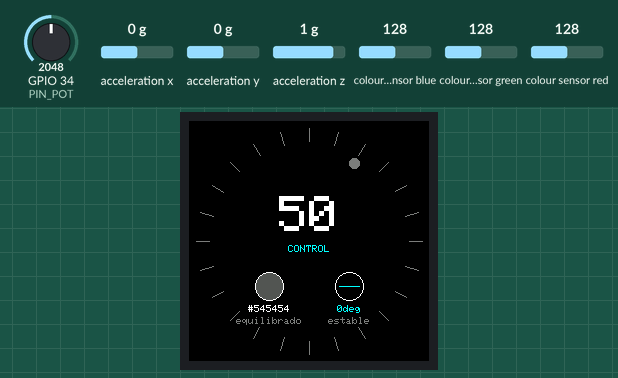
Recording of a sketch running on a simulated ESP32. Shown: 240×240 colour display. The inputs (shaded band) are chosen by the test bench; at power-on: colour sensor blue 128, colour sensor green 128, colour sensor red 128, acceleration y 0 g, GPIO 34 (PIN_POT) = 2048, acceleration x 0 g, acceleration z 1 g (analog values on the 0–4095 scale). WiFi joins after 1.5 s; servers stay silent unless stated; no MQTT or app messages arrive unless stated; what the sketch prints to the serial monitor is not drawn.

Above: at 3.4 s.
3.5 s: colour sensor blue set to 5
At 5.39 s:
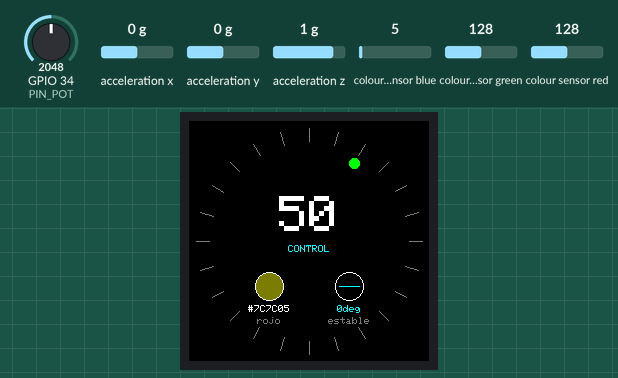
5.5 s: colour sensor green set to 191
At 6.71 s:
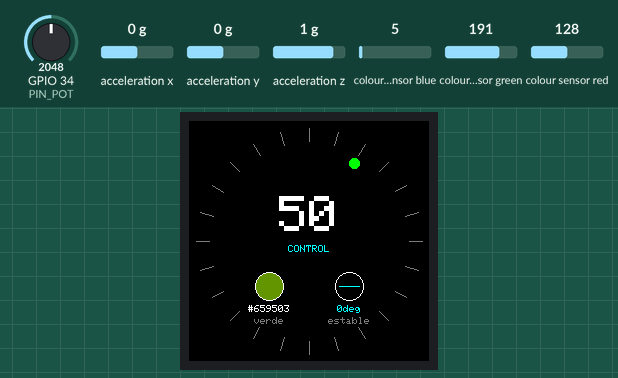
7.4 s: colour sensor red set to 5
At 9.19 s:
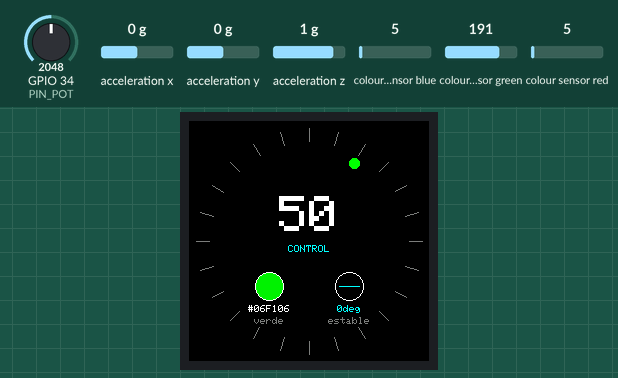
9.3 s: colour sensor green set to 128
At 9.53 s:
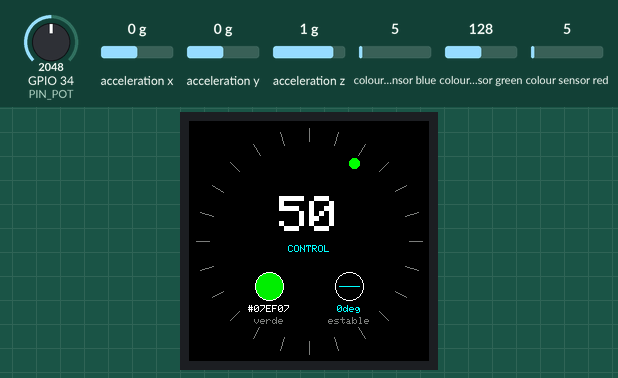
11.5 s: acceleration y set to -1.4 g
At 12.7 s:
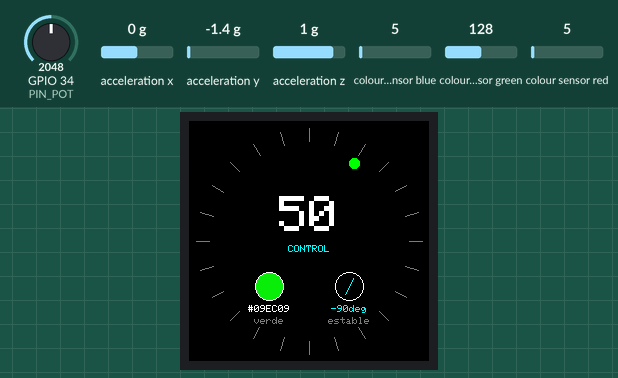
14.5 s: colour sensor blue set to 64
At 17.0 s:
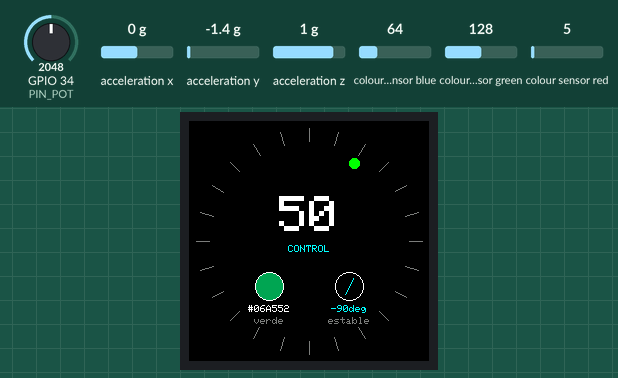
Timing chart, 0 to 17.5 s (numbered marks = the images above; inputs shaded):
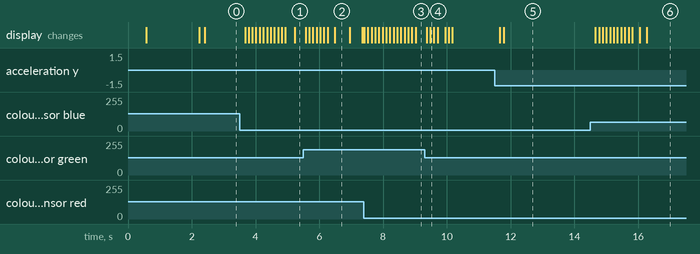

The sketch:

instrumento_esp32_multisensor.ino
```cpp
/*
 * instrumento_esp32_multisensor.ino  (v2 — señales separadas por sensor)
 * -----------------------------------------------------------------
 * Instrumento biométrico de baja resolución — proyecto "Desnaturalización IA"
 *
 * A diferencia de la v1 (que fusionaba todo en una sola intensidad/pico),
 * esta versión publica los 3 sensores como campos INDEPENDIENTES: la
 * decisión de qué distorsión aplicar (glitch, filtro de color, amplitud)
 * se toma en la web, a partir de estos valores.
 *
 *   1) ADXL345 (acelerómetro) -> eje Y convertido a ángulo de inclinación
 *      (-90 a 90°). Se publica el ángulo continuo + una bandera
 *      "cambioBrusco" que se activa cuando la inclinación salta más de
 *      UMBRAL_CAMBIO_BRUSCO grados entre dos lecturas consecutivas
 *      (pensado para disparar el glitch/fragmentación en la web).
 *
 *   2) TCS34725 (color) -> color dominante NORMALIZADO por el canal
 *      "clear" (ya no es solo "tapado sí/no"): entrega R/G/B 0-255
 *      independiente del brillo ambiente, listo para usar como filtro
 *      de color en la web (colorHex).
 *
 *   3) Potenciómetro / SoftPot -> mapeo directo 0-100 (con suavizado),
 *      pensado como control manual de amplitud/rotación/ruido del
 *      glitch en la web (no es una señal "biométrica", es un dial).
 *
 * Topic (igual que las versiones anteriores):
 *   proyecto/2026/desnaturalizacion-ia/instrumento/<CLIENT_ID>/estado
 *
 * Payload (ESQUEMA NUEVO — distinto al de instrumento_esp32.ino):
 *   {
 *     "clientId": "instrumento-esp32-01",
 *     "timestamp": 123456,
 *     "accelY": -3.24,
 *     "inclinacion": 42.1,
 *     "cambioBrusco": false,
 *     "colorR": 182, "colorG": 40, "colorB": 33,
 *     "colorHex": "#B62821",
 *     "colorDominante": "rojo",
 *     "controlValor": 63.0
 *   }
 *
 * web/main.js ya lee este esquema (inclinacion/cambioBrusco/controlValor/
 * colorHex): inclinación -> ruido, cambioBrusco -> fragmentación, el dial
 * del potenciómetro escala ambos, y colorHex se aplica como filtro de
 * color sobre el video. Ver "04 — REGLAS" en main.js para el detalle.
 *
 * -----------------------------------------------------------------
 * CONEXIONES (sin cambios respecto de la v1)
 *
 *   Potenciómetro / SoftPot:
 *     wiper / pata central -> GPIO34   (ADC1_CH6 — NO uses pines ADC2)
 *     extremos              -> 3V3 y GND
 *
 *   TCS34725 + ADXL345 (bus I2C compartido, sin conflicto de dirección:
 *   TCS34725=0x29, ADXL345=0x53):
 *     SDA -> GPIO21
 *     SCL -> GPIO22
 *     VCC -> 3V3   (ambos)
 *     GND -> GND   (ambos)
 *     Si tu módulo TCS34725 trae un pin de LED separado, conéctalo a 3V3.
 *
 *   Pantalla redonda GC9A01A, 1.28" SPI 4 hilos:
 *     SCK -> GPIO18   MOSI -> GPIO23   CS -> GPIO5
 *     DC  -> GPIO17   RST  -> GPIO16
 *     VCC -> 3V3      GND  -> GND
 *
 * -----------------------------------------------------------------
 * REQUISITOS (Library Manager de Arduino IDE)
 *   Placa: esp32 (Espressif) — Boards Manager
 *   PubSubClient (Nick O'Leary), Adafruit GFX Library, Adafruit GC9A01A,
 *   Adafruit Unified Sensor, Adafruit ADXL345, Adafruit TCS34725
 *
 * CALIBRACIÓN PENDIENTE (no probado con hardware real)
 *   UMBRAL_CAMBIO_BRUSCO (grados) y los ALPHA de suavizado son puntos de
 *   partida. Observa el monitor serie y ajusta según cómo se sienta la
 *   respuesta al mover/tapar/girar cada sensor.
 */

#include <WiFi.h>
#include <WiFiClientSecure.h>
#include <PubSubClient.h>
#include <Wire.h>
#include <SPI.h>
#include <Adafruit_GFX.h>
#include <Adafruit_GC9A01A.h>
#include <Adafruit_Sensor.h>
#include <Adafruit_ADXL345_U.h>
#include <Adafruit_TCS34725.h>
#include "secrets.h"

/* ----------------------------------------------------------------- */
/* Pines                                                              */
/* ----------------------------------------------------------------- */

const int PIN_POT = 34; // ADC1_CH6 — potenciómetro o SoftPot

#define TFT_CS  5
#define TFT_DC  17
#define TFT_RST 16

const unsigned long INTERVALO_MS = 100; // ~10 Hz
unsigned long ultimaLectura = 0;

/* ----------------------------------------------------------------- */
/* Objetos de sensor / pantalla                                       */
/* ----------------------------------------------------------------- */

Adafruit_GC9A01A tft(TFT_CS, TFT_DC, TFT_RST);
Adafruit_ADXL345_Unified accel = Adafruit_ADXL345_Unified(12345);
Adafruit_TCS34725 tcs = Adafruit_TCS34725(TCS34725_INTEGRATIONTIME_50MS, TCS34725_GAIN_4X);

bool tcsOk = false;
bool accelOk = false;

/* ----------------------------------------------------------------- */
/* Acelerómetro: inclinación (eje Y) + cambio brusco                  */
/* ----------------------------------------------------------------- */

const float UMBRAL_CAMBIO_BRUSCO = 15.0f; // grados entre lecturas consecutivas
float anguloAnterior = NAN;

/* ----------------------------------------------------------------- */
/* Color: suavizado exponencial (reduce parpadeo del filtro en la web) */
/* ----------------------------------------------------------------- */

const float ALPHA_COLOR = 0.3f; // 0-1: más alto = responde más rápido, menos estable
float rSuave = 0, gSuave = 0, bSuave = 0;
bool colorInicializado = false;

/* ----------------------------------------------------------------- */
/* Potenciómetro: suavizado simple (evita jitter del ADC)             */
/* ----------------------------------------------------------------- */

const float ALPHA_POT = 0.25f;
float potSuave = 0;
bool potInicializado = false;

/* ----------------------------------------------------------------- */
/* WiFi + MQTT (idéntico a las versiones anteriores)                  */
/* ----------------------------------------------------------------- */

#if MQTT_PORT == 8883
  WiFiClientSecure net;
#else
  WiFiClient net;
#endif
PubSubClient mqtt(net);

char topicEstado[128];

void conectarWiFi() {
  Serial.printf("[wifi] conectando a %s", WIFI_SSID);
  WiFi.mode(WIFI_STA);
  WiFi.begin(WIFI_SSID, WIFI_PASSWORD);
  while (WiFi.status() != WL_CONNECTED) {
    delay(400);
    Serial.print(".");
  }
  Serial.printf("\n[wifi] conectado. IP: %s\n", WiFi.localIP().toString().c_str());
}

// Versión NO bloqueante: si el broker no responde, reintenta cada
// INTERVALO_REINTENTO_MQTT sin congelar la lectura de sensores/pantalla.
unsigned long ultimoIntentoMQTT = 0;
const unsigned long INTERVALO_REINTENTO_MQTT = 5000;

void intentarConectarMQTT() {
  if (mqtt.connected()) return;
  unsigned long ahora = millis();
  if (ahora - ultimoIntentoMQTT < INTERVALO_REINTENTO_MQTT) return;
  ultimoIntentoMQTT = ahora;

  Serial.printf("[mqtt] intentando conectar a %s:%d …\n", MQTT_HOST, MQTT_PORT);
  bool ok = mqtt.connect(CLIENT_ID, MQTT_USER, MQTT_PASS);
  if (ok) {
    Serial.printf("[mqtt] conectado. Publicando en: %s\n", topicEstado);
  } else {
    Serial.printf("[mqtt] no disponible todavía (rc=%d) — se sigue leyendo sensores igual\n", mqtt.state());
  }
}

/* ----------------------------------------------------------------- */
/* Pantalla — muestra los 3 sensores en vivo                          */
/* ----------------------------------------------------------------- */

void mostrarEstado(const char *texto) {
  tft.fillScreen(GC9A01A_BLACK);
  tft.setTextColor(GC9A01A_WHITE);
  tft.setTextSize(2);
  tft.setCursor(20, 110);
  tft.print(texto);
}

// Anillo decorativo de marcas + indicador de estado MQTT (imita el marco
// de un watchface: da la sensación de "instrumento", no de consola de debug).
void dibujarAnillo(bool mqttConectado) {
  for (int i = 0; i < 24; i++) {
    float ang = radians(i * 15.0f);
    int x1 = 120 + (int)(cos(ang) * 100);
    int y1 = 120 + (int)(sin(ang) * 100);
    int x2 = 120 + (int)(cos(ang) * 113);
    int y2 = 120 + (int)(sin(ang) * 113);
    tft.drawLine(x1, y1, x2, y2, GC9A01A_DARKGREY);
  }
  uint16_t colorEstado = mqttConectado ? GC9A01A_GREEN : GC9A01A_DARKGREY;
  tft.fillCircle(165, 42, 5, colorEstado);
}

// Texto centrado horizontalmente en x, usando el tamaño/fuente ya seteados.
void imprimirCentrado(const char *texto, int x, int y) {
  int16_t x1, y1;
  uint16_t w, h;
  tft.getTextBounds(texto, 0, 0, &x1, &y1, &w, &h);
  tft.setCursor(x - w / 2, y - h / 2);
  tft.print(texto);
}

void actualizarPantalla(float accelY, float inclinacion, bool cambioBrusco,
                         uint8_t r, uint8_t g, uint8_t b,
                         const char *hex, const char *dominante,
                         float controlValor, bool mqttConectado) {
  tft.fillScreen(GC9A01A_BLACK);
  dibujarAnillo(mqttConectado);

  // --- Número grande centrado: control (potenciómetro / SoftPot) ---
  char bufControl[8];
  snprintf(bufControl, sizeof(bufControl), "%.0f", controlValor);
  tft.setTextSize(5);
  tft.setTextColor(GC9A01A_WHITE);
  imprimirCentrado(bufControl, 120, 95);

  tft.setTextSize(1);
  tft.setTextColor(GC9A01A_CYAN);
  imprimirCentrado("CONTROL", 120, 128);

  // --- Ícono de color (izquierda): círculo relleno con el color detectado ---
  uint16_t colorDetectado = tft.color565(r, g, b);
  tft.fillCircle(80, 165, 14, colorDetectado);
  tft.drawCircle(80, 165, 14, GC9A01A_WHITE);
  tft.setTextSize(1);
  tft.setTextColor(GC9A01A_WHITE);
  imprimirCentrado(hex, 80, 188);
  tft.setTextColor(GC9A01A_DARKGREY);
  imprimirCentrado(dominante, 80, 200);

  // --- Ícono de inclinación (derecha): mini indicador de nivel ---
  uint16_t colorTilt = cambioBrusco ? GC9A01A_RED : GC9A01A_CYAN;
  tft.drawCircle(160, 165, 14, GC9A01A_WHITE);
  float anguloTilt = radians(constrain(inclinacion, -60.0f, 60.0f));
  int tx = (int)(cos(anguloTilt) * 10);
  int ty = (int)(sin(anguloTilt) * 10);
  tft.drawLine(160 - tx, 165 - ty, 160 + tx, 165 + ty, colorTilt);
  char bufInc[8];
  snprintf(bufInc, sizeof(bufInc), "%.0f%s", inclinacion, "deg");
  tft.setTextColor(colorTilt);
  imprimirCentrado(bufInc, 160, 188);
  tft.setTextColor(GC9A01A_DARKGREY);
  imprimirCentrado(cambioBrusco ? "brusco" : "estable", 160, 200);
}

/* ----------------------------------------------------------------- */

void setup() {
  Serial.begin(115200);
  delay(300);

  analogReadResolution(10);
  analogSetPinAttenuation(PIN_POT, ADC_11db);

  Wire.begin(); // SDA=GPIO21, SCL=GPIO22 por defecto en ESP32

  tft.begin();
  tft.setRotation(0);
  mostrarEstado("Iniciando...");

  tcsOk = tcs.begin();
  if (!tcsOk) Serial.println("[tcs34725] no encontrado — revisa el cableado I2C");

  accelOk = accel.begin();
  if (!accelOk) {
    Serial.println("[adxl345] no encontrado — revisa el cableado I2C");
  } else {
    accel.setRange(ADXL345_RANGE_4_G);
  }

  snprintf(topicEstado, sizeof(topicEstado),
           "proyecto/2026/desnaturalizacion-ia/instrumento/%s/estado", CLIENT_ID);

  mostrarEstado("WiFi...");
  conectarWiFi();

#if MQTT_PORT == 8883
  #if defined(MQTT_VALIDATE_CERT) && MQTT_VALIDATE_CERT
    net.setCACert(MQTT_CA_CERT);
  #else
    net.setInsecure(); // prototipo: no valida el certificado del broker
  #endif
#endif

  mqtt.setServer(MQTT_HOST, MQTT_PORT);
  mqtt.setKeepAlive(30);
  // El payload de los 3 sensores + el topic superan los 256 bytes por
  // defecto de PubSubClient (MQTT_MAX_PACKET_SIZE): sin esto, mqtt.publish()
  // falla EN SILENCIO (no llega nada a la web, sin ningún error visible).
  mqtt.setBufferSize(512);
  mostrarEstado("MQTT...");
  intentarConectarMQTT(); // un solo intento; si falla, loop() sigue reintentando sin bloquear

  tft.fillScreen(GC9A01A_BLACK);
}

void loop() {
  if (WiFi.status() != WL_CONNECTED) conectarWiFi();
  intentarConectarMQTT();
  mqtt.loop();

  unsigned long ahora = millis();
  if (ahora - ultimaLectura < INTERVALO_MS) return;
  ultimaLectura = ahora;

  /* --- 1. Acelerómetro: inclinación en el eje Y --- */
  float accelY = 0.0f, inclinacion = 0.0f;
  bool cambioBrusco = false;
  if (accelOk) {
    sensors_event_t event;
    accel.getEvent(&event);
    accelY = event.acceleration.y;

    // Componente de gravedad en Y -> ángulo respecto de la horizontal.
    float proporcion = constrain(accelY / 9.80665f, -1.0f, 1.0f);
    inclinacion = degrees(asin(proporcion)); // -90 a 90

    if (!isnan(anguloAnterior)) {
      cambioBrusco = fabs(inclinacion - anguloAnterior) > UMBRAL_CAMBIO_BRUSCO;
    }
    anguloAnterior = inclinacion;
  }

  /* --- 2. Color dominante (normalizado, no solo "tapado") --- */
  uint8_t rNorm = 0, gNorm = 0, bNorm = 0;
  char colorHex[8] = "#000000";
  const char *dominante = "sin luz";
  if (tcsOk) {
    uint16_t r, g, b, c;
    tcs.getRawData(&r, &g, &b, &c);
    if (c < 1) c = 1; // evita división por cero con muy poca luz

    float rf = constrain((r / (float) c) * 255.0f, 0.0f, 255.0f);
    float gf = constrain((g / (float) c) * 255.0f, 0.0f, 255.0f);
    float bf = constrain((b / (float) c) * 255.0f, 0.0f, 255.0f);

    if (!colorInicializado) {
      rSuave = rf; gSuave = gf; bSuave = bf;
      colorInicializado = true;
    }
    rSuave += ALPHA_COLOR * (rf - rSuave);
    gSuave += ALPHA_COLOR * (gf - gSuave);
    bSuave += ALPHA_COLOR * (bf - bSuave);

    rNorm = (uint8_t) rSuave;
    gNorm = (uint8_t) gSuave;
    bNorm = (uint8_t) bSuave;

    snprintf(colorHex, sizeof(colorHex), "#%02X%02X%02X", rNorm, gNorm, bNorm);

    int maxVal = max(rNorm, max(gNorm, bNorm));
    int minVal = min(rNorm, min(gNorm, bNorm));
    if (maxVal - minVal < 15)      dominante = "equilibrado";
    else if (maxVal == rNorm)      dominante = "rojo";
    else if (maxVal == gNorm)      dominante = "verde";
    else                            dominante = "azul";
  }

  /* --- 3. Potenciómetro / SoftPot: control 0-100 --- */
  int crudoPot = analogRead(PIN_POT);
  float potMapeado = crudoPot * (100.0f / 1023.0f);
  if (!potInicializado) { potSuave = potMapeado; potInicializado = true; }
  potSuave += ALPHA_POT * (potMapeado - potSuave);

  /* --- Publicar los 3 sensores por separado --- */
  char payload[320];
  snprintf(payload, sizeof(payload),
    "{\"clientId\":\"%s\",\"timestamp\":%lu,\"accelY\":%.2f,\"inclinacion\":%.1f,"
    "\"cambioBrusco\":%s,\"colorR\":%d,\"colorG\":%d,\"colorB\":%d,\"colorHex\":\"%s\","
    "\"colorDominante\":\"%s\",\"controlValor\":%.1f}",
    CLIENT_ID, (unsigned long) millis(), accelY, inclinacion,
    cambioBrusco ? "true" : "false", rNorm, gNorm, bNorm, colorHex, dominante, potSuave);

  bool publicado = mqtt.publish(topicEstado, payload);
  if (mqtt.connected() && !publicado) {
    Serial.printf("[mqtt] publish FALLÓ (paquete ~%d bytes; revisa mqtt.setBufferSize)\n",
                  (int) (strlen(topicEstado) + strlen(payload)));
  }
  actualizarPantalla(accelY, inclinacion, cambioBrusco, rNorm, gNorm, bNorm, colorHex, dominante, potSuave, mqtt.connected());

  Serial.printf("accelY=%.2f inc=%.1f brusco=%s | color=%s (%s) | pot=%.0f\n",
                accelY, inclinacion, cambioBrusco ? "SI" : "no", colorHex, dominante, potSuave);
}
```

secrets_example.h
```cpp
/*
 * secrets_example.h
 * -----------------------------------------------------------------
 * PLANTILLA. Copia este archivo como  secrets.h  (en la misma carpeta)
 * y completa tus valores. secrets.h está en .gitignore y NO se sube al
 * repositorio — las credenciales se mantienen fuera del código, igual
 * que en bridge/config.js, arduino/instrumento_esp32/ y el Anexo MQTT
 * del curso.
 *
 *   cp secrets_example.h secrets.h     (macOS/Linux)
 *   copy secrets_example.h secrets.h   (Windows)
 */
#pragma once

/* ---- WiFi ---- */
#define WIFI_SSID     "tu-red-wifi"
#define WIFI_PASSWORD "tu-clave-wifi"

/* ---- Broker MQTT ----
 * EMQX Cloud Serverless (Anexo MQTT del curso) u otro broker.
 *   MQTT_PORT 8883  -> MQTT sobre TLS   (broker en la nube)
 *   MQTT_PORT 1883  -> MQTT sin cifrar  (Mosquitto local en tu red)
 * El host va SIN "mqtts://" ni "/mqtt": solo el dominio.
 */
#define MQTT_HOST "xxxxxxxx.ala.us-east-1.emqxsl.com"
#define MQTT_PORT 8883
#define MQTT_USER "usuario-mqtt"
#define MQTT_PASS "clave-mqtt"

/* Identificador de este instrumento. Aparece en el topic
 * (.../instrumento/<CLIENT_ID>/estado) y dentro del payload.
 * Usa uno distinto por cada ESP32 si hay más de uno. */
#define CLIENT_ID "instrumento-esp32-01"

/* ---- Validación del certificado TLS (solo si MQTT_PORT == 8883) ----
 * Por defecto (sin definir MQTT_VALIDATE_CERT) el sketch usa
 * net.setInsecure(): se conecta por TLS pero NO valida la identidad del
 * broker. Es lo habitual para un prototipo de baja resolución.
 *
 * Para validar de verdad: pon MQTT_VALIDATE_CERT en 1 y pega abajo el
 * certificado raíz de la CA de tu broker en formato PEM. EMQX Serverless
 * usa "ISRG Root X1" (Let's Encrypt); lo descargas desde
 * https://letsencrypt.org/certs/isrgrootx1.pem
 */
#define MQTT_VALIDATE_CERT 0

#if defined(MQTT_VALIDATE_CERT) && MQTT_VALIDATE_CERT
static const char MQTT_CA_CERT[] PROGMEM = R"EOF(
-----BEGIN CERTIFICATE-----
...pega aquí el PEM de la CA raíz de tu broker...
-----END CERTIFICATE-----
)EOF";
#endif
```

Measured:
- after the input at 3.5 s, the display: first changes after 0.17 s (image 1 shows a later state)
- after the input at 5.5 s, the display: first changes after 0.07 s (image 2 shows a later state)
- after the input at 7.4 s, the display: first differs from a run without the input after 0.12 s (image 3 shows a later state)
- after the input at 11.5 s, the display: first changes after 0.17 s (image 5 shows a later state)
- after the input at 14.5 s, the display: first changes after 0.16 s (image 6 shows a later state)
